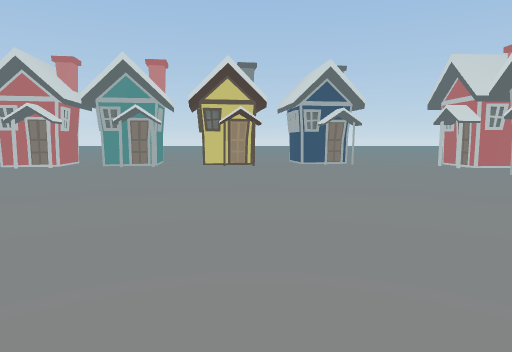
view 1 (above)

24 first-person views from a walk through a 3-D level made in the Unity game engine. The camera is 1.5 m above the floor, tilts 6° down and sees 75° across. The floor is counted in squares, 2 m on a side. Each view is taken from the middle of a square. On the plan, view 1 faces up. The plan holds only what a view shows up to about 11 squares ahead; the rest is blank. The place goes on beyond the plan. Some animated figures are not drawn. Some surface patterns are stand-ins.

view 2
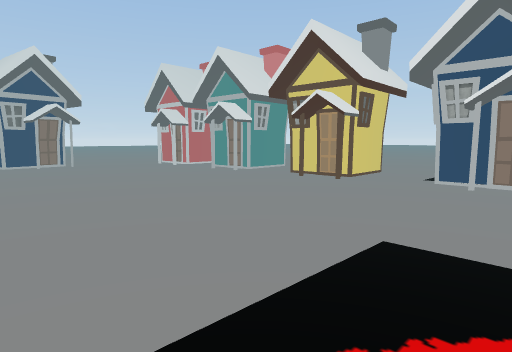

view 3
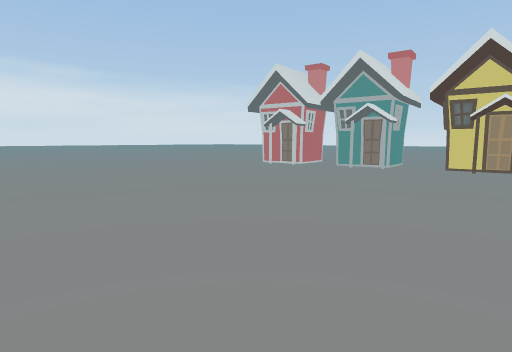

view 4
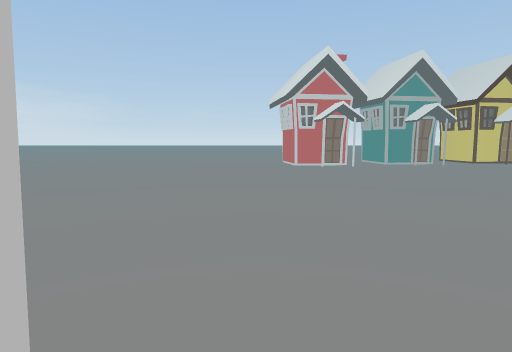

view 5
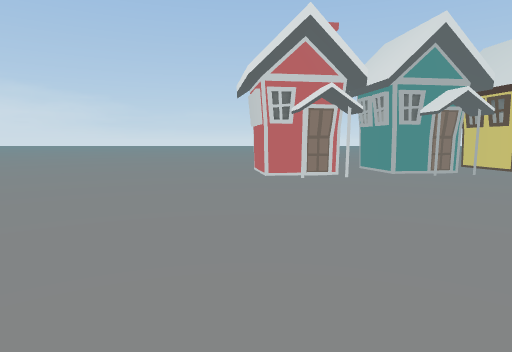

view 6
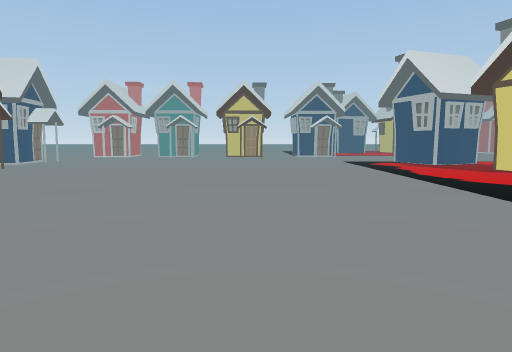

view 7
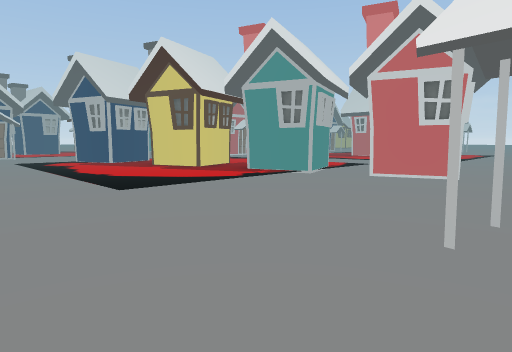

view 8
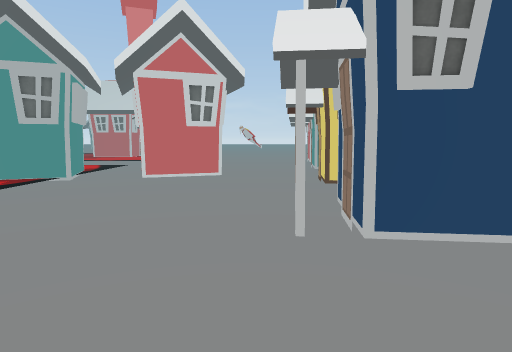

view 9
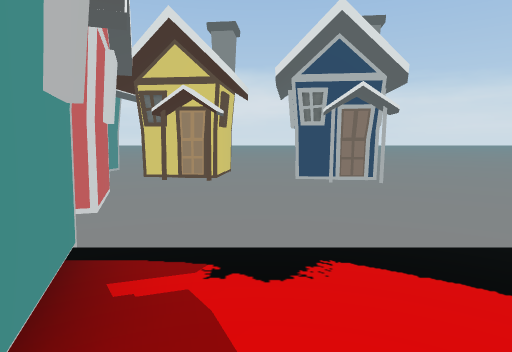

view 10
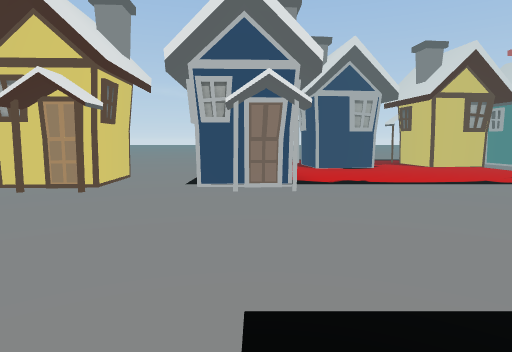

view 11
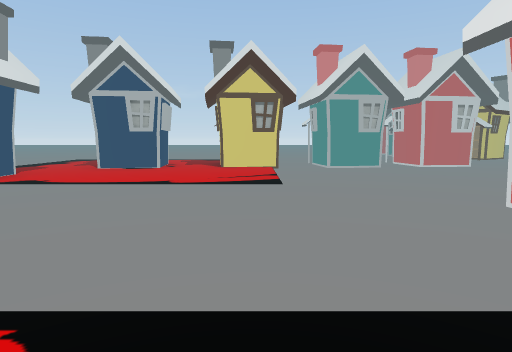

view 12
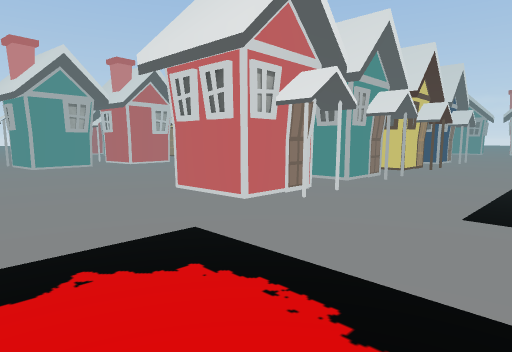

view 13
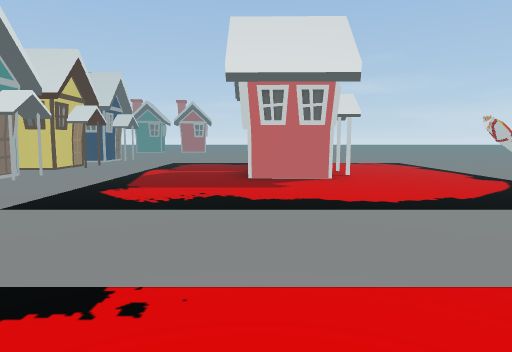

view 14
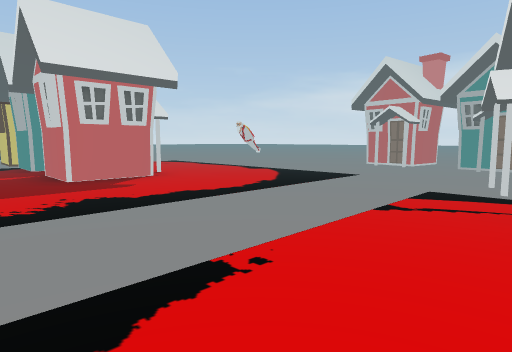

view 15
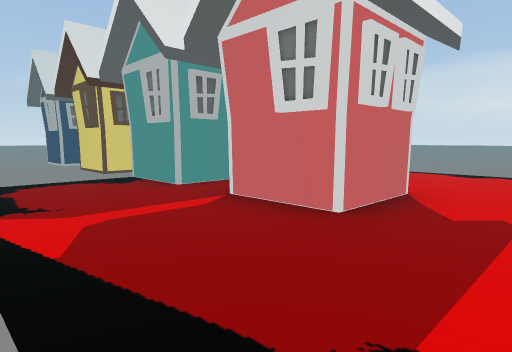

view 16
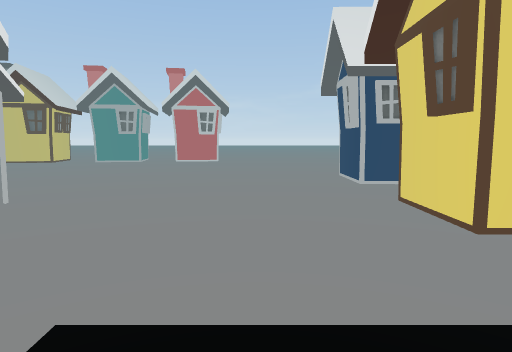

view 17
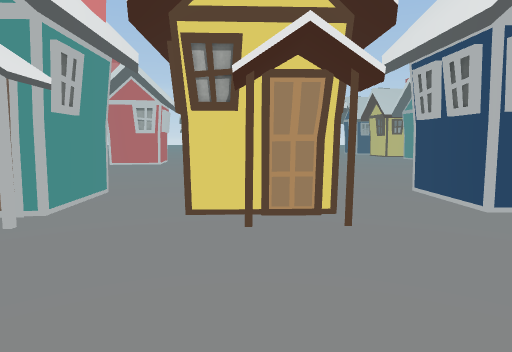

view 18
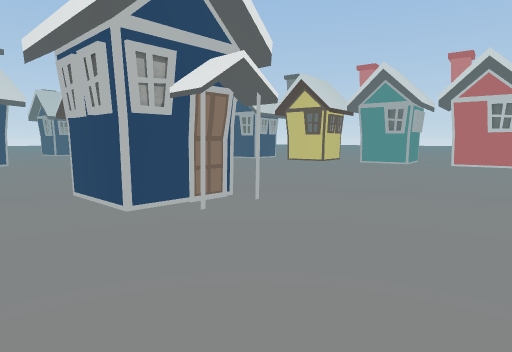

view 19
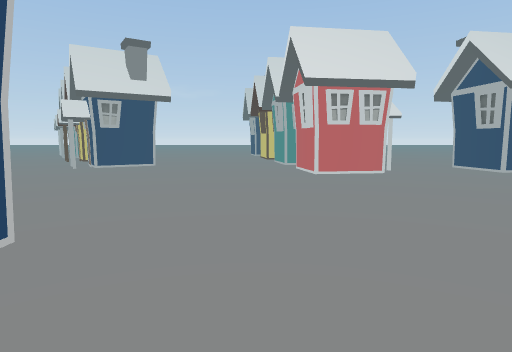

view 20
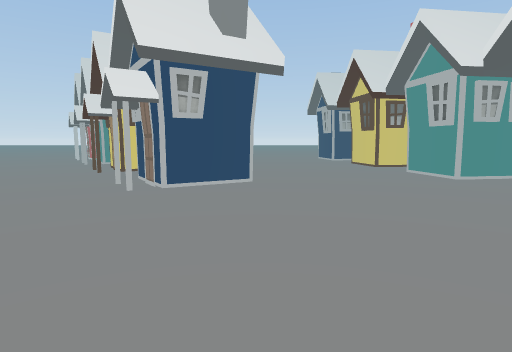

view 21
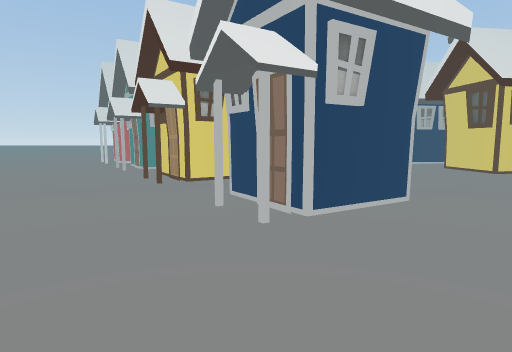

view 22
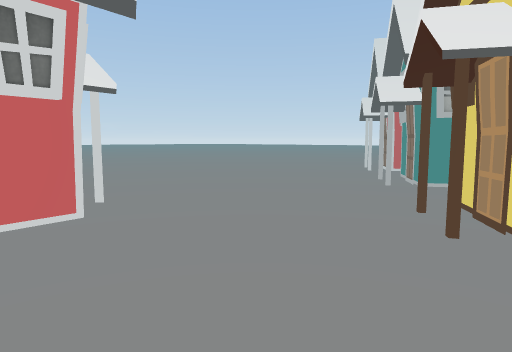

view 23
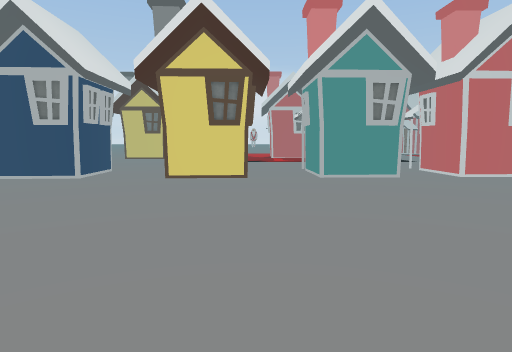

view 24
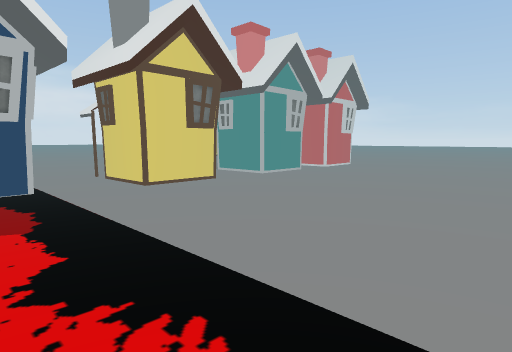

### Floor plan
Key: @ floor where view 1 was taken; # wall or solid block; . floor; H house; O other object.
Columns run from 13 left of view 1 to 20 right of it. Each row starts with its distance up from view 1.
 13 ......                  ..
 12 .....# .# .#  .#H      ...
 11 .....# .##..HH.....H##.....
 10 ......HH...........H##.....
  9 ...........................
  8 ...................H##.....
  7 ...................#H#.....
  6 ...........................
  5 ...................###......
  4 ...................#H#......
  3 ............................
  2 ....................##......
  1  ...................H ......
  0   #H.........@............
 -1 ..##..........##........#H
 -2 ...........##.#  .......##
 -3 .##H....##.#  .H .........
 -4   #H..#.# .#H  .........#H
 -5  ....  .#H..............#   ...
 -6  #H ..HH..................  ....
 -7  ###....................##H .....
 -8  ................##.....# H.......
 -9  #H.............H #...............
-10   H.............H........#H.......
-11     .............##......##......H
-12   .......H##....H##.............HH
-13   .......H #...................H#
-14    .O........................H.
-15     ......##.....##.........H#
-16     .....H #.....H#......HH#
-17            ...............##
-18          H##.....##.............
-19          H #.....H#.............
-20            .....................
-21           ##.....................H
-22          H #...............##.# .#
-23          H #............# .#H
-24            .............#H.H
-25            ................
-26            .................
-27                ...     .H#..

Positions as (right, up) in squares from view 1, and headings:
1: (0, 0), facing up
2: (0, 0), facing up-right
3: (1, 1), facing up-left
4: (-9, 0), facing up
5: (-8, 3), facing up
6: (-9, 4), facing right
7: (-10, 3), facing down-right
8: (-9, 3), facing down
9: (-3, -2), facing left
10: (1, 1), facing right
11: (1, -5), facing right
12: (0, -5), facing down-right
13: (-2, -5), facing down
14: (0, -5), facing down-left
15: (1, -10), facing down-left
16: (0, -15), facing down
17: (0, -15), facing right
18: (0, -16), facing down-right
19: (3, -21), facing right
20: (7, -18), facing right
21: (9, -16), facing right
22: (12, -15), facing up-right
23: (12, -14), facing left
24: (14, 1), facing up-left
